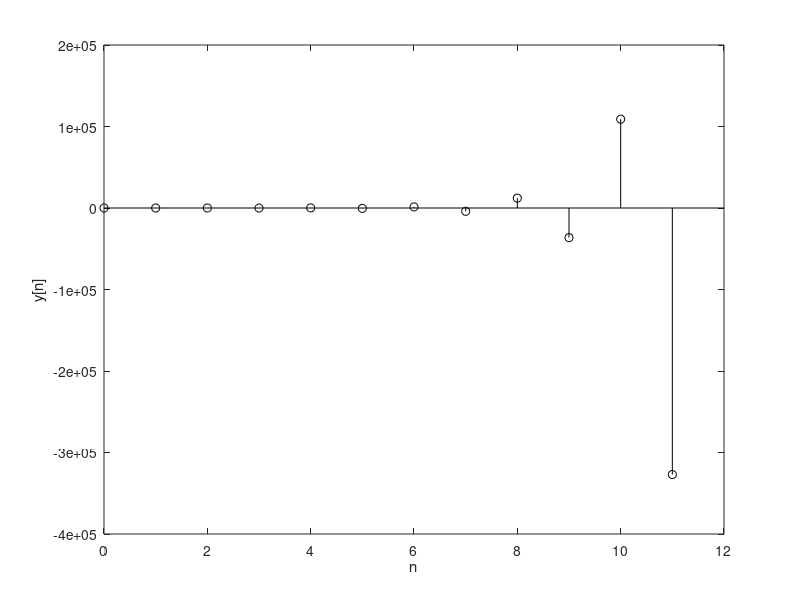

Source code (MATLAB):
n = (0:11); x = inline('(4.^(-n).*(n>=0))');
a = [1 6 9]; b = [2 6 0];
y = filter(b,a,x(n));
clf; stem(n,y,'k'); xlabel('n'); ylabel('y[n]');